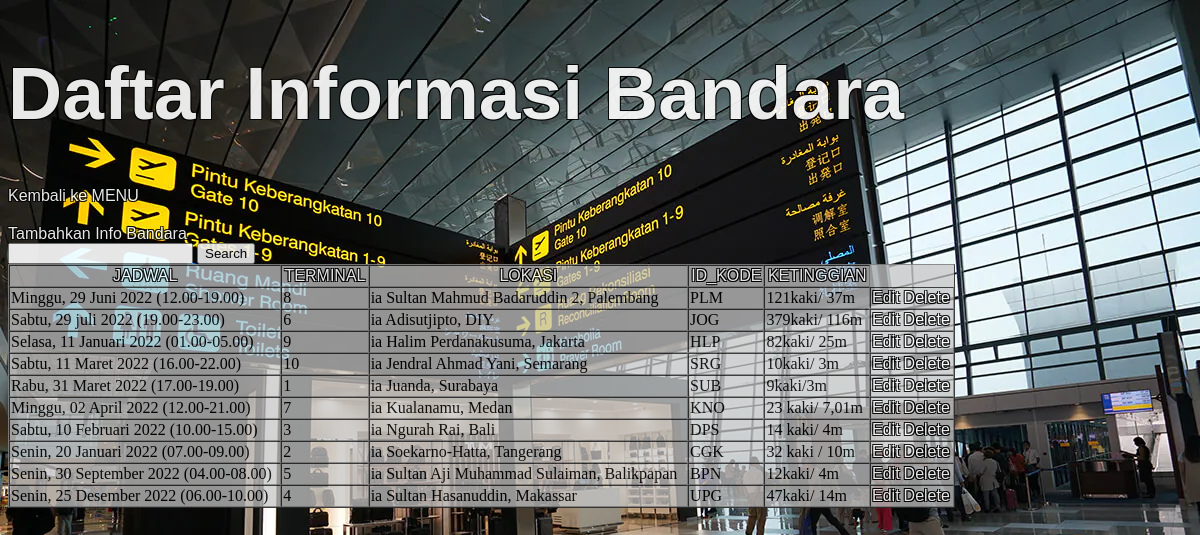
Screenshot of /bandara.php?orderby=LOKASI&pos=ASC with the database file from the repository.
### tables this page shows
CREATE TABLE `bandara` (
  `JADWAL` varchar(50) NOT NULL,
  `TERMINAL` int(50) NOT NULL,
  `LOKASI` varchar(50) NOT NULL,
  `ID_KODE` varchar(50) NOT NULL,
  `KETINGGIAN` varchar(50) NOT NULL
);

### bandara.php (the view, shortened to what this page needs)
<?php
include_once ("config.php");
if(isset($_GET['search'])){
    $search = $_GET['search'];
    $search = strtolower($search);
}else $search = '';
if(isset($_GET['orderby']) and isset($_GET['pos'])){
    $orderby = $_GET['orderby'];
    $pos = $_GET['pos'];
    $result = mysqli_query($mysqli, "SELECT * FROM bandara ORDER BY $orderby $pos");
}else{
    $pos = '';
    $orderby = '';
    $result = mysqli_query($mysqli, "SELECT * FROM bandara");
}
?>
<!DOCTYPE html>
<html>
    <head>
        <link rel="stylesheet" href="style.css">
</head>
<body>
    <h1>Daftar Informasi Bandara</h1>
<a href="index.php">Kembali ke MENU</a>
<a href="addBandara.php">Tambahkan Info Bandara</a>
    <form action="bandara.php" method="get">
        <input type="text" name="search">
        <input type="submit" value="Search">
    </form>
    <table width='80%' border=1 cellpanding='10' cellspacing='0'>
<tr>
    <th><?php
        if($pos=='ASC' and $orderby=='JADWAL') {
            echo '<a href="bandara.php?orderby=JADWAL&pos=DESC">JADWAL</a>';
        }else {
            echo '<a href="bandara.php?orderby=JADWAL&pos=ASC">JADWAL</a>';
        }
        ?></th>
    <th><?php
        if($pos=='ASC' and $orderby=='TERMINAL') {
            echo '<a href="bandara.php?orderby=TERMINAL&pos=DESC">TERMINAL</a>';
        }else {
            echo '<a href="bandara.php?orderby=TERMINAL&pos=ASC">TERMINAL</a>';
        }
        ?></th>
    <th><?php
        if($pos=='ASC' and $orderby=='LOKASI') {
            echo '<a href="bandara.php?orderby=LOKASI&pos=DESC">LOKASI</a>';
        }else {
            echo '<a href="bandara.php?orderby=LOKASI&pos=ASC">LOKASI</a>';
        }
        ?></th>
    <th><?php
        if($pos=='ASC' and $orderby=='ID_KODE') {
            echo '<a href="bandara.php?orderby=ID_KODE&pos=DESC">ID_KODE</a>';
        }else {
            echo '<a href="bandara.php?orderby=ID_KODE&pos=ASC">ID_KODE</a>';
        }
        ?></th>
    <th><?php
        if($pos=='ASC' and $orderby=='KETINGGIAN') {
            echo '<a href="bandara.php?orderby=KETINGGIAN&pos=DESC">KETINGGIAN</a>';
        }else {
            echo '<a href="bandara.php?orderby=KETINGGIAN&pos=ASC">KETINGGIAN</a>';
        }
        ?></th>
</tr>
<?php
while ($item = mysqli_fetch_array($result)) {
    if($search == ''){
        echo '<tr>';
        echo "<td>".$item ['JADWAL']."</td>";
        echo "<td>".$item ['TERMINAL']."</td>";
        echo "<td>".$item ['LOKASI']."</td>";
        echo "<td>".$item ['ID_KODE']."</td>";
        echo "<td>".$item ['KETINGGIAN']."</td>";
        echo "<td><a href='editBandara.php?edit=".$item['ID_KODE']."'>Edit</a>
        <a href='deleteBandara.php?del=".$item['ID_KODE']."'>Delete</a>
        </td></tr>";
    }
}
    ?>
</table>
</body>
</html>

### style.css (style rules this page uses)
html { background: url(img/loginBackground.webp) no-repeat center center fixed; -webkit-background-size: cover; -moz-background-size: cover; -o-background-size: cover; background-size: cover; opacity: 0.9; }
h1 { font-size: 75px; font-family: 'Franklin Gothic Medium', 'Arial Narrow', Arial, sans-serif; font-weight: bold; color: white; text-shadow: -1px -1px 0 #000, 1px -1px 0 #000, -1px 1px 0 #000, 1px 1px 0 #000; }
a { color:white; text-decoration: none; font-family: 'Franklin Gothic Medium', 'Arial Narrow', Arial, sans-serif; font-weight:normal; text-shadow: -1px -1px 0 #000, 1px -1px 0 #000, -1px 1px 0 #000, 1px 1px 0 #000; }
table { background-color: rgba(197, 198, 199, 0.829); }

### rows the page displays
bandara: JADWAL "Minggu, 29 Juni 2022 (12.00-19.00)", TERMINAL "8", LOKASI "ia Sultan Mahmud Badaruddin 2, Palembang", ID_KODE "PLM", KETINGGIAN "121kaki/ 37m"
bandara: JADWAL "Sabtu, 29 juli 2022 (19.00-23.00)", TERMINAL "6", LOKASI "ia Adisutjipto, DIY", ID_KODE "JOG", KETINGGIAN "379kaki/ 116m"
bandara: JADWAL "Selasa, 11 Januari 2022 (01.00-05.00)", TERMINAL "9", LOKASI "ia Halim Perdanakusuma, Jakarta", ID_KODE "HLP", KETINGGIAN "82kaki/ 25m"
bandara: JADWAL "Sabtu, 11 Maret 2022 (16.00-22.00)", TERMINAL "10", LOKASI "ia Jendral Ahmad Yani, Semarang", ID_KODE "SRG", KETINGGIAN "10kaki/ 3m"
bandara: JADWAL "Rabu, 31 Maret 2022 (17.00-19.00)", TERMINAL "1", LOKASI "ia Juanda, Surabaya", ID_KODE "SUB", KETINGGIAN "9kaki/3m"
bandara: JADWAL "Minggu, 02 April 2022 (12.00-21.00)", TERMINAL "7", LOKASI "ia Kualanamu, Medan", ID_KODE "KNO", KETINGGIAN "23 kaki/ 7,01m"
bandara: JADWAL "Sabtu, 10 Februari 2022 (10.00-15.00)", TERMINAL "3", LOKASI "ia Ngurah Rai, Bali", ID_KODE "DPS", KETINGGIAN "14 kaki/ 4m"
bandara: JADWAL "Senin, 20 Januari 2022 (07.00-09.00)", TERMINAL "2", LOKASI "ia Soekarno-Hatta, Tangerang", ID_KODE "CGK", KETINGGIAN "32 kaki / 10m"
bandara: JADWAL "Senin, 30 September 2022 (04.00-08.00)", TERMINAL "5", LOKASI "ia Sultan Aji Muhammad Sulaiman, Balikpapan", ID_KODE "BPN", KETINGGIAN "12kaki/ 4m"
bandara: JADWAL "Senin, 25 Desember 2022 (06.00-10.00)", TERMINAL "4", LOKASI "ia Sultan Hasanuddin, Makassar", ID_KODE "UPG", KETINGGIAN "47kaki/ 14m"
